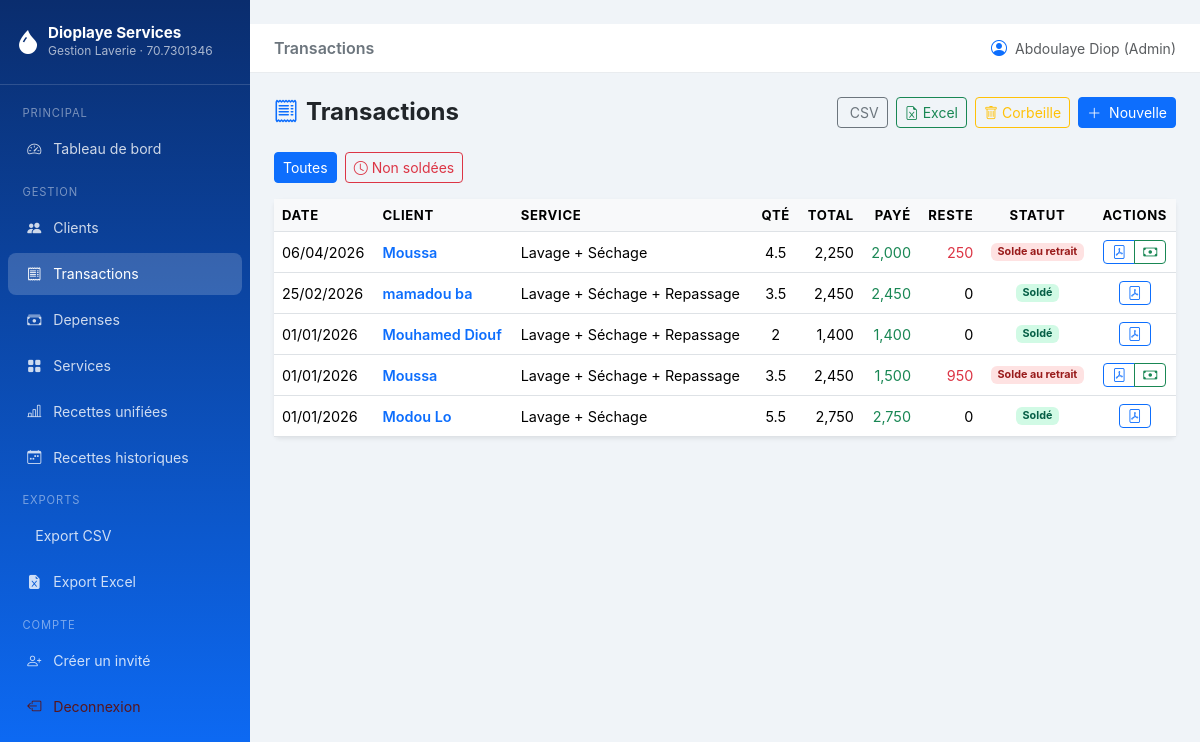
Page /transactions/ (signed in) on the committed database.
### models.py (models this page shows, shortened)
class User(UserMixin, db.Model):
    __tablename__ = "users"
    id = db.Column(db.Integer, primary_key=True)
    username = db.Column(db.String(64), unique=True, nullable=False)
    email = db.Column(db.String(120), unique=True, nullable=False)
    password_hash = db.Column(db.String(256), nullable=False)
    role = db.Column(db.String(20), nullable=False, default="invite")
    is_active = db.Column(db.Boolean, default=True)
    created_at = db.Column(db.DateTime, default=datetime.utcnow)
    @property
    def is_admin(self) -> bool:
        return (self.role or "").lower() == "admin"

class Transaction(db.Model):
    __tablename__ = "transactions"
    TYPE_CHOICES = ["recette"]
    id = db.Column(db.Integer, primary_key=True)
    client_id = db.Column(db.Integer, db.ForeignKey("clients.id"), nullable=False)
    service_id = db.Column(db.Integer, db.ForeignKey("services.id"), nullable=False)
    quantite = db.Column(db.Float, nullable=False, default=1.0)
    total = db.Column(db.Float, nullable=False)
    montant_paye = db.Column(db.Float, default=0.0)
    type_transaction = db.Column(db.String(20), default="recette")
    date_transaction = db.Column(db.Date, default=date.today)
    notes = db.Column(db.String(300), nullable=True)
    created_at = db.Column(db.DateTime, default=datetime.utcnow)
    created_by_id = db.Column(db.Integer, db.ForeignKey("users.id"), nullable=True)
    deleted_at = db.Column(db.DateTime, nullable=True)
    client = db.relationship("Client", back_populates="transactions")
    service = db.relationship("Service", back_populates="transactions")
    created_by = db.relationship("User", foreign_keys=[created_by_id])
    paiements = db.relationship(
        "Paiement",
        back_populates="transaction",
        lazy="dynamic",
        cascade="all, delete-orphan",
    )
    @property
    def total_paye(self) -> float:
        if not self.id:
            return float(self.montant_paye or 0)
        result = db.session.query(
            db.func.coalesce(db.func.sum(Paiement.montant), 0)
        ).filter(
            Paiement.transaction_id == self.id
        ).scalar()
        return float(result or 0)
    @property
    def solde_restant(self) -> float:
        return max(0.0, float(self.total or 0) - self.total_paye)
    @property
    def est_solde(self) -> bool:
        return self.solde_restant <= 0

class Client(db.Model):
    __tablename__ = "clients"
    id = db.Column(db.Integer, primary_key=True)
    nom = db.Column(db.String(100), nullable=False)
    telephone = db.Column(db.String(20), nullable=True)
    adresse = db.Column(db.String(200), nullable=True)
    remarque = db.Column(db.String(300), nullable=True)
    created_at = db.Column(db.DateTime, default=datetime.utcnow)
    transactions = db.relationship(
        "Transaction",
        back_populates="client",
        lazy="dynamic",
        cascade="all, delete-orphan",
    )

class Service(db.Model):
    __tablename__ = "services"
    id = db.Column(db.Integer, primary_key=True)
    nom = db.Column(db.String(100), nullable=False, unique=True)
    prix_unitaire = db.Column(db.Float, nullable=False)
    description = db.Column(db.String(255), nullable=True)
    actif = db.Column(db.Boolean, default=True)
    created_at = db.Column(db.DateTime, default=datetime.utcnow)
    transactions = db.relationship("Transaction", back_populates="service", lazy="dynamic")

### routes/transactions.py (the view)
@transactions_bp.route("/")
@login_required
def index():
    page = request.args.get("page", 1, type=int)
    filtre = request.args.get("filtre", "tous")
    query = Transaction.query.filter(
        Transaction.deleted_at == None  # noqa: E711
    ).order_by(Transaction.date_transaction.desc())
    if filtre == "non_soldes":
        query = query.filter(Transaction.montant_paye < Transaction.total)
    pagination = query.paginate(page=page, per_page=Config.ITEMS_PER_PAGE, error_out=False)
    return render_template(
        "transactions/index.html",
        transactions=pagination.items,
        pagination=pagination,
        filtre=filtre,
    )

### templates/transactions/index.html (shortened to what this page needs)
﻿{% extends "base.html" %}
{% block page_title %}Transactions{% endblock %}
{% block content %}
<div class="d-flex justify-content-between align-items-center mb-4">
  <h4 class="fw-bold mb-0"><i class="bi bi-receipt text-primary me-2"></i>Transactions</h4>
  <div class="d-flex gap-2">
    <a href="{{ url_for('exports.transactions_csv') }}" class="btn btn-outline-secondary btn-sm">
      CSV
    </a>
    <a href="{{ url_for('exports.transactions_excel') }}" class="btn btn-outline-success btn-sm">
      <i class="bi bi-file-earmark-excel me-1"></i>Excel
    </a>
    {% if current_user.is_admin %}
    <a href="{{ url_for('transactions.corbeille') }}" class="btn btn-outline-warning btn-sm">
      <i class="bi bi-trash me-1"></i>Corbeille
    </a>
    {% endif %}
    <a href="{{ url_for('transactions.create') }}" class="btn btn-primary btn-sm">
      <i class="bi bi-plus-lg me-1"></i> Nouvelle
    </a>
  </div>
</div>
<div class="mb-3 d-flex gap-2">
  <a href="{{ url_for('transactions.index', filtre='tous') }}"
     class="btn btn-sm {% if filtre == 'tous' %}btn-primary{% else %}btn-outline-primary{% endif %}">
    Toutes
  </a>
  <a href="{{ url_for('transactions.index', filtre='non_soldes') }}"
     class="btn btn-sm {% if filtre == 'non_soldes' %}btn-danger{% else %}btn-outline-danger{% endif %}">
    <i class="bi bi-clock me-1"></i>Non soldées
  </a>
</div>
<div class="card border-0 shadow-sm">
  <div class="card-body p-0">
    <div class="table-responsive">
      <table class="table table-hover mb-0">
        <thead>
          <tr>
            <th>Date</th>
            <th>Client</th>
            <th>Service</th>
            <th class="text-center">Qté</th>
            <th class="text-end">Total</th>
            <th class="text-end">Payé</th>
            <th class="text-end">Reste</th>
            <th class="text-center">Statut</th>
            <th class="text-center">Actions</th>
          </tr>
        </thead>
        <tbody>
          {% for tx in transactions %}
          <tr>
            <td>{{ tx.date_transaction.strftime("%d/%m/%Y") }}</td>
            <td>
              <a href="{{ url_for('clients.detail', client_id=tx.client_id) }}"
                 class="text-decoration-none fw-semibold">{{ tx.client.nom }}</a>
            </td>
            <td>{{ tx.service.nom }}</td>
            <td class="text-center">{{ "{:g}".format(tx.quantite) }}</td>
            <td class="text-end">{{ "{:,.0f}".format(tx.total) }}</td>
            <td class="text-end text-success">{{ "{:,.0f}".format(tx.total_paye) }}</td>
            <td class="text-end {% if tx.solde_restant > 0 %}text-danger{% endif %}">
              {{ "{:,.0f}".format(tx.solde_restant) }}
            </td>
            <td class="text-center">
              {% if tx.est_solde %}
              <span class="badge badge-solde">Soldé</span>
              {% elif tx.total_paye <= 0 %}
              <span class="badge badge-du">Paiement au retrait</span>
              {% else %}
              <span class="badge badge-du">Solde au retrait</span>
              {% endif %}
            </td>
            <td class="text-center">
              <div class="btn-group btn-group-sm">
                <a href="{{ url_for('exports.recu_pdf', tx_id=tx.id) }}"
                   class="btn btn-outline-primary" title="PDF" target="_blank">
                  <i class="bi bi-file-pdf"></i>
                </a>
                {% if not tx.est_solde %}
                <a href="{{ url_for('transactions.paiement', tx_id=tx.id) }}"
                   class="btn btn-outline-success" title="Encaisser / Retrait">
                  <i class="bi bi-cash"></i>
                </a>
                {% endif %}
              </div>
            </td>
          </tr>
          {% else %}
          <tr>
            <td colspan="9" class="text-center text-muted py-4">
              <i class="bi bi-receipt fs-2 d-block mb-2"></i>Aucune transaction
            </td>
          </tr>
          {% endfor %}
        </tbody>
      </table>
    </div>
  </div>
</div>
{% endblock %}

### templates/base.html (shortened to what this page needs)
﻿<!DOCTYPE html>
<html lang="fr">
<head>
  <link rel="stylesheet" href="https://cdn.jsdelivr.net/npm/bootstrap@5.3.3/dist/css/bootstrap.min.css">
  <link rel="stylesheet" href="https://cdn.jsdelivr.net/npm/bootstrap-icons@1.11.3/font/bootstrap-icons.css">
  <link rel="stylesheet" href="{{ url_for('static', filename='css/main.css') }}">
</head>
<body>
{% if current_user.is_authenticated %}
<nav id="sidebar">
  <div class="brand">
    <div class="d-flex align-items-center gap-2">
      <i class="bi bi-droplet-fill fs-4 text-white"></i>
      <div>
        <h5>{{ config.get('LAVERIE_NOM', 'Dioplaye Services') }}</h5>
        <small>Gestion Laverie · {{ config.get('LAVERIE_TELEPHONE', '-') }}</small>
      </div>
    </div>
  </div>
  <ul class="nav flex-column mt-2">
    <li class="nav-section">Principal</li>
    <li class="nav-item">
      <a class="nav-link {% if request.endpoint == 'dashboard.index' %}active{% endif %}"
         href="{{ url_for('dashboard.index') }}">
        <i class="bi bi-speedometer2"></i> Tableau de bord
      </a>
    </li>
    <li class="nav-section">Gestion</li>
    <li class="nav-item">
      <a class="nav-link {% if request.blueprint == 'clients' %}active{% endif %}"
         href="{{ url_for('clients.index') }}">
        <i class="bi bi-people-fill"></i> Clients
      </a>
    </li>
    <li class="nav-item">
      <a class="nav-link {% if request.blueprint == 'transactions' %}active{% endif %}"
         href="{{ url_for('transactions.index') }}">
        <i class="bi bi-receipt"></i> Transactions
      </a>
    </li>
    <li class="nav-item">
      <a class="nav-link {% if request.blueprint == 'depenses' %}active{% endif %}"
         href="{{ url_for('depenses.index') }}">
        <i class="bi bi-cash-stack"></i> Depenses
      </a>
    </li>
    <li class="nav-item">
      <a class="nav-link {% if request.blueprint == 'services' %}active{% endif %}"
         href="{{ url_for('services.index') }}">
        <i class="bi bi-grid-fill"></i> Services
      </a>
    </li>
    <li class="nav-item">
      <a class="nav-link {% if request.endpoint == 'recettes_historiques.unifiees' %}active{% endif %}"
         href="{{ url_for('recettes_historiques.unifiees') }}">
        <i class="bi bi-bar-chart-line"></i> Recettes unifiées
      </a>
    </li>
    {% if current_user.is_admin %}
    <li class="nav-item">
      <a class="nav-link {% if request.blueprint == 'recettes_historiques' and request.endpoint != 'recettes_historiques.unifiees' %}active{% endif %}"
         href="{{ url_for('recettes_historiques.index') }}">
        <i class="bi bi-calendar-week"></i> Recettes historiques
      </a>
    </li>
    {% endif %}
    <li class="nav-section">Exports</li>
    <li class="nav-item">
      <a class="nav-link" href="{{ url_for('exports.transactions_csv') }}">
         Export CSV
      </a>
    </li>
    <li class="nav-item">
      <a class="nav-link" href="{{ url_for('exports.transactions_excel') }}">
        <i class="bi bi-file-earmark-excel-fill"></i> Export Excel
      </a>
    </li>
    <li class="nav-section mt-auto">Compte</li>
    {% if current_user.is_admin %}
    <li class="nav-item">
      <a class="nav-link" href="{{ url_for('auth.create_invite') }}">
        <i class="bi bi-person-plus"></i> Créer un invité
      </a>
    </li>
    {% endif %}
    <li class="nav-item">
      <a class="nav-link text-danger-emphasis" href="{{ url_for('auth.logout') }}">
        <i class="bi bi-box-arrow-left"></i> Deconnexion
      </a>
    </li>
  </ul>
</nav>
{% endif %}
<div id="main-content">
  {% if current_user.is_authenticated %}
  <div class="topbar d-flex align-items-center justify-content-between">
    <div class="d-flex align-items-center gap-3">
      <span class="fw-semibold text-secondary">{% block page_title %}{% endblock %}</span>
    </div>
    <div class="d-flex align-items-center gap-2">
      <i class="bi bi-person-circle text-primary"></i>
      <small class="text-muted">
        {{ current_user.username }}{% if current_user.is_admin %} (Admin){% else %} (Invité){% endif %}
      </small>
    </div>
  </div>
  {% endif %}
  <div class="page-content">
    {% block content %}{% endblock %}
  </div>
</div>
</body>
</html>

### static/css/main.css (style rules this page uses)
:root { --sidebar-width: 250px; --primary: #0d6efd; --success: #198754; }
body { background: #f0f4f8; font-family: 'Inter', sans-serif; }
#sidebar { width: var(--sidebar-width); min-height: 100vh; background: linear-gradient(180deg, #0a2d6e 0%, #0d6efd 100%); position: fixed; top: 0; left: 0; z-index: 100; transition: transform 0.3s ease; }
#sidebar .brand { padding: 1.5rem 1rem; border-bottom: 1px solid rgba(255,255,255,.15); }
#sidebar .brand h5 { color: #fff; font-weight: 700; margin: 0; font-size: .95rem; }
#sidebar .brand small { color: rgba(255,255,255,.65); font-size: .75rem; }
#sidebar .nav-link { color: rgba(255,255,255,.8); padding: .65rem 1.2rem; border-radius: 8px; margin: 2px 8px; transition: all .2s; font-size: .88rem; }
#sidebar .nav-link:hover, #sidebar .nav-link.active { background: rgba(255,255,255,.18); color: #fff; }
#sidebar .nav-link i { width: 20px; text-align: center; margin-right: 8px; }
#sidebar .nav-section { font-size: .7rem; text-transform: uppercase; letter-spacing: .08em; color: rgba(255,255,255,.45); padding: .75rem 1.4rem .25rem; }
#main-content { margin-left: var(--sidebar-width); min-height: 100vh; }
.topbar { background: #fff; border-bottom: 1px solid #e9ecef; padding: .75rem 1.5rem; position: sticky; top: 0; z-index: 50; }
.page-content { padding: 1.5rem; }
.table thead th { background: #f8f9fa; font-size: .82rem; text-transform: uppercase; letter-spacing: .05em; }
.table td { vertical-align: middle; font-size: .9rem; }
.badge-solde { background: #d1fae5; color: #065f46; }
.badge-du { background: #fee2e2; color: #991b1b; }

### templates/base.html (style rules this page uses)
:root { --sidebar-width: 250px; --primary: #0d6efd; --success: #198754; }
body { background: #f0f4f8; font-family: 'Inter', sans-serif; }
#sidebar { width: var(--sidebar-width); min-height: 100vh; background: linear-gradient(180deg, #0a2d6e 0%, #0d6efd 100%); position: fixed; top: 0; left: 0; z-index: 100; transition: transform 0.3s ease; }
#sidebar .brand { padding: 1.5rem 1rem; border-bottom: 1px solid rgba(255,255,255,.15); }
#sidebar .brand h5 { color: #fff; font-weight: 700; margin: 0; font-size: .95rem; }
#sidebar .brand small { color: rgba(255,255,255,.65); font-size: .75rem; }
#sidebar .nav-link { color: rgba(255,255,255,.8); padding: .65rem 1.2rem; border-radius: 8px; margin: 2px 8px; transition: all .2s; font-size: .88rem; }
#sidebar .nav-link:hover, #sidebar .nav-link.active { background: rgba(255,255,255,.18); color: #fff; }
#sidebar .nav-link i { width: 20px; text-align: center; margin-right: 8px; }
#sidebar .nav-section { font-size: .7rem; text-transform: uppercase; letter-spacing: .08em; color: rgba(255,255,255,.45); padding: .75rem 1.4rem .25rem; }
#main-content { margin-left: var(--sidebar-width); min-height: 100vh; }
.topbar { background: #fff; border-bottom: 1px solid #e9ecef; padding: .75rem 1.5rem; position: sticky; top: 0; z-index: 50; }
.page-content { padding: 1.5rem; }
.table thead th { background: #f8f9fa; font-size: .82rem; text-transform: uppercase; letter-spacing: .05em; }
.table td { vertical-align: middle; font-size: .9rem; }
.badge-solde { background: #d1fae5; color: #065f46; }
.badge-du { background: #fee2e2; color: #991b1b; }

### rows in the picture
User: username "Abdoulaye Diop"
Transaction: date_transaction "06/04/2026", client.nom "Moussa", service.nom "Lavage + Séchage", quantite "4.5", total "2,250", total_paye "2,000", solde_restant "250", shows "Solde au retrait"
Transaction: date_transaction "25/02/2026", client.nom "mamadou ba", service.nom "Lavage + Séchage + Repassage", quantite "3.5", total "2,450", total_paye "2,450", solde_restant "0", shows "Soldé"
Transaction: date_transaction "01/01/2026", client.nom "Mouhamed Diouf", service.nom "Lavage + Séchage + Repassage", quantite "2", total "1,400", total_paye "1,400", solde_restant "0", shows "Soldé"
Transaction: date_transaction "01/01/2026", client.nom "Moussa", service.nom "Lavage + Séchage + Repassage", quantite "3.5", total "2,450", total_paye "1,500", solde_restant "950", shows "Solde au retrait"
Transaction: date_transaction "01/01/2026", client.nom "Modou Lo", service.nom "Lavage + Séchage", quantite "5.5", total "2,750", total_paye "2,750", solde_restant "0", shows "Soldé"

### other values in the picture
{{ config.get('LAVERIE_NOM', 'Dioplaye Services') }} "Dioplaye Services"
{{ config.get('LAVERIE_TELEPHONE', '-') }} "70.7301346"
